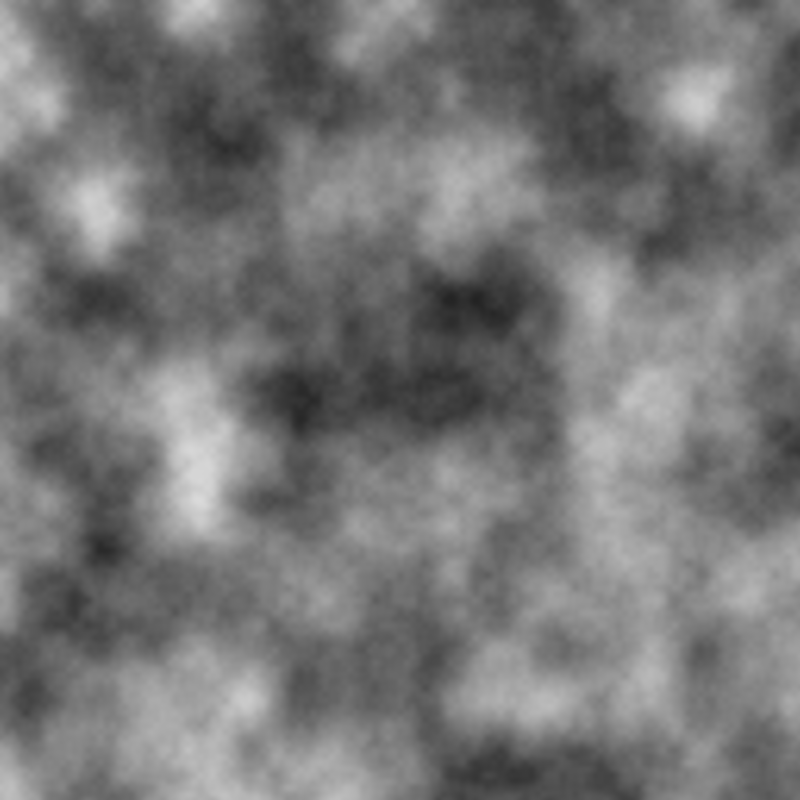
Frame 1 (no input)
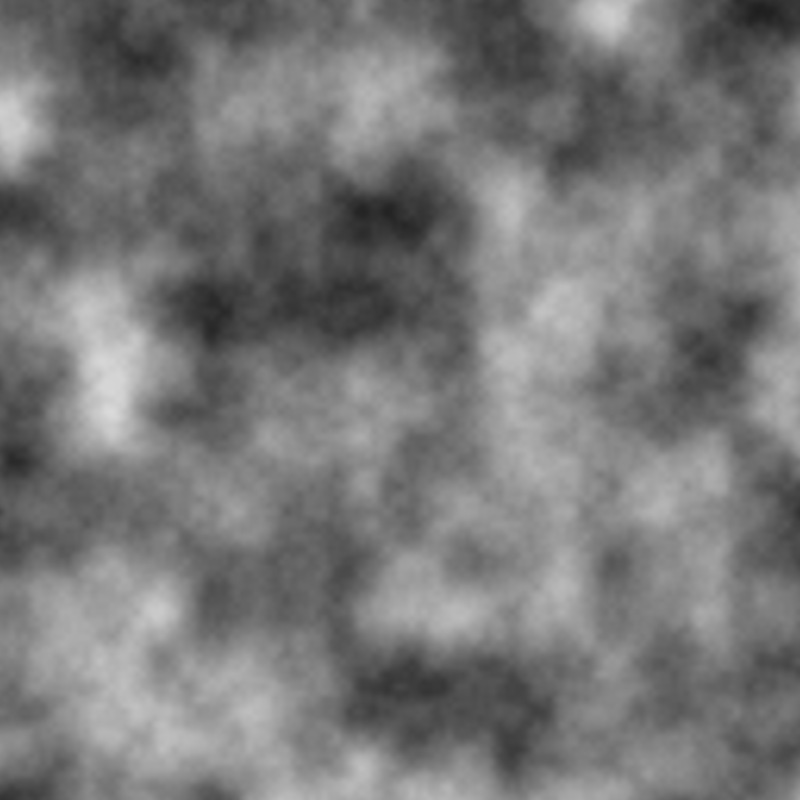
Frame 60 (the mouse pressed at the canvas centre just before this capture)
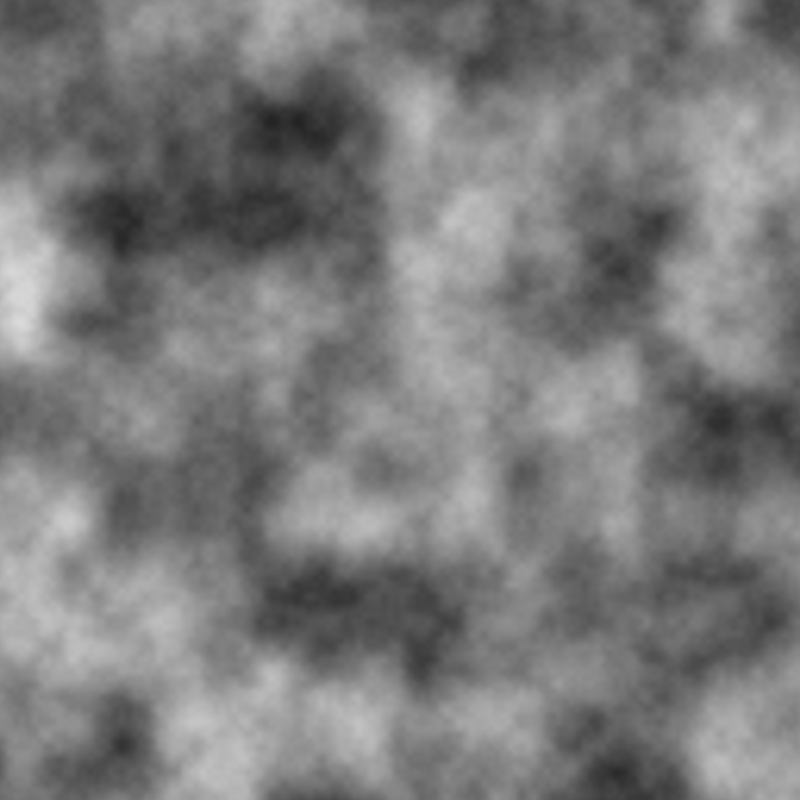
Frame 120 (the mouse held since frame 60 and released just before this capture)

The Processing sketch that drew these frames (run headless with seeded random() and noise(); from frame 60 on, the mouse is pressed at the canvas centre):

// Processing sketch: sketch_7_perlin_noise_moving_clouds
// ── sketch_7_perlin_noise_moving_clouds.pde
float offset_val = 0.0;

void setup()
{
  size(800, 800);
  colorMode(HSB, 360, 0, 0);

  noiseDetail(5);

}

// TODO: Figure out how to change looks of clouds in between each frame
void draw()
{
  float x_off = offset_val;
  
  loadPixels();
  for (int x = 0; x < width; x++)
  {
    float y_off = offset_val;
    for (int y = 0; y < height; y++)
    {
      float bright = map(noise(x_off, y_off), 0, 1, 0, 360);
      pixels[x+(y*width)] = color(bright);
      y_off += 0.01;
    }
    x_off += 0.01;
  }
  updatePixels();
  
  // movement
  offset_val += 0.015;
}
